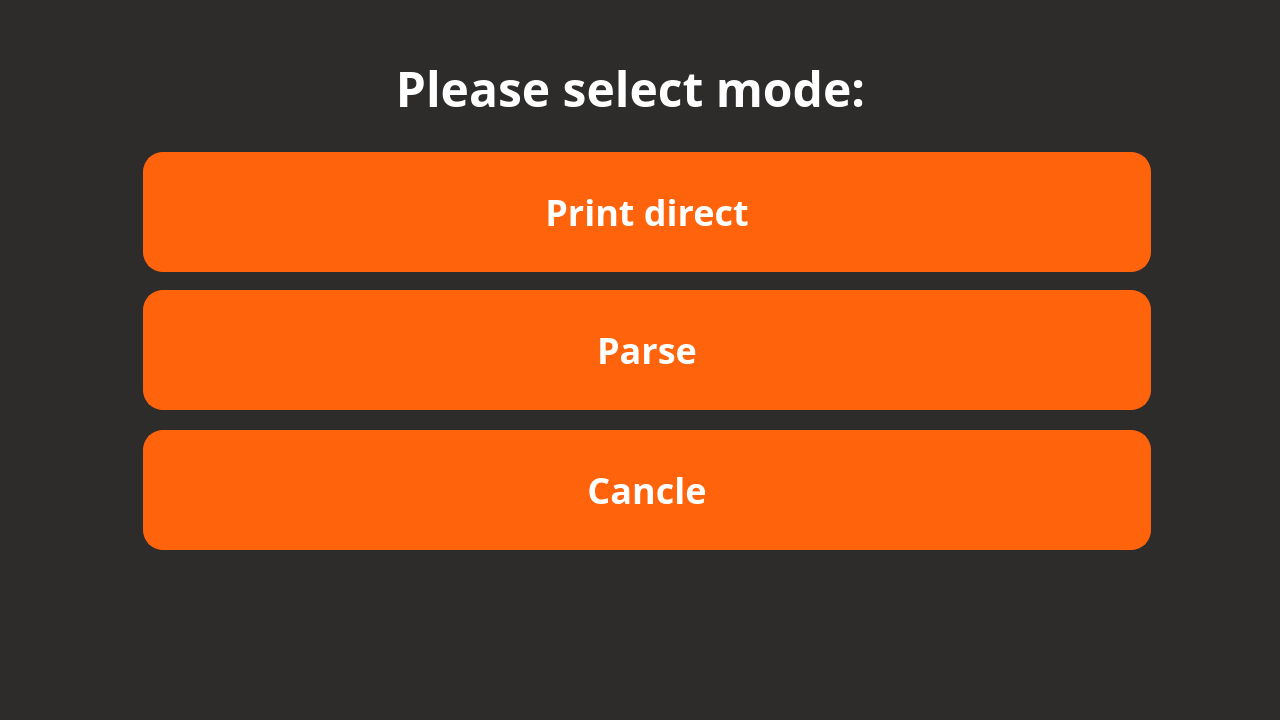
<?xml version="1.0" encoding="UTF-8"?>
<ui version="4.0">
 <class>UnNoknfile</class>
 <widget class="QWidget" name="UnNoknfile">
  <property name="geometry">
   <rect>
    <x>0</x>
    <y>0</y>
    <width>1280</width>
    <height>720</height>
   </rect>
  </property>
  <property name="windowTitle">
   <string>Form</string>
  </property>
  <widget class="QLabel" name="label_2">
   <property name="geometry">
    <rect>
     <x>30</x>
     <y>20</y>
     <width>1201</width>
     <height>136</height>
    </rect>
   </property>
   <property name="styleSheet">
    <string notr="true">font-weight: bold;font-family:Barlow;background-color: rgba(45, 44, 43, 0);

font-family:Barlow;
color: rgb(255, 255, 255);
font-size: 48px;
</string>
   </property>
   <property name="text">
    <string>Please select mode:</string>
   </property>
   <property name="alignment">
    <set>Qt::AlignCenter</set>
   </property>
  </widget>
  <widget class="QLabel" name="label_3">
   <property name="geometry">
    <rect>
     <x>0</x>
     <y>0</y>
     <width>1280</width>
     <height>720</height>
    </rect>
   </property>
   <property name="styleSheet">
    <string notr="true">background-color: rgba(45, 44, 43, 255);</string>
   </property>
   <property name="text">
    <string/>
   </property>
  </widget>
  <widget class="QPushButton" name="pushButton">
   <property name="geometry">
    <rect>
     <x>143</x>
     <y>430</y>
     <width>1008</width>
     <height>120</height>
    </rect>
   </property>
   <property name="styleSheet">
    <string notr="true">font-weight: bold;
font-family:Barlow;
border-radius: 20px;
background-color: rgba(255, 99, 11, 255);
color: rgba(255, 255, 255, 255);
font-size: 36px;
text-align: center;
font-family: Barlow;
border: 2px solid rgba(255, 99, 11, 255);</string>
   </property>
   <property name="text">
    <string>Cancle</string>
   </property>
  </widget>
  <widget class="QPushButton" name="pushButton_2">
   <property name="geometry">
    <rect>
     <x>143</x>
     <y>152</y>
     <width>1008</width>
     <height>120</height>
    </rect>
   </property>
   <property name="styleSheet">
    <string notr="true">font-weight: bold;font-family:Barlow;border-radius: 20px;
background-color: rgba(255, 99, 11, 255);
color: rgba(255, 255, 255, 255);
font-size: 36px;
text-align: center;
font-family: Barlow;
border: 2px solid rgba(255, 99, 11, 255);</string>
   </property>
   <property name="text">
    <string>Print direct</string>
   </property>
  </widget>
  <widget class="QPushButton" name="pushButton_3">
   <property name="geometry">
    <rect>
     <x>143</x>
     <y>290</y>
     <width>1008</width>
     <height>120</height>
    </rect>
   </property>
   <property name="styleSheet">
    <string notr="true">font-weight: bold;font-family:Barlow;border-radius: 20px;
background-color: rgba(255, 99, 11, 255);
color: rgba(255, 255, 255, 255);
font-size: 36px;
text-align: center;
font-family: Barlow;
border: 2px solid rgba(255, 99, 11, 255);</string>
   </property>
   <property name="text">
    <string>Parse</string>
   </property>
  </widget>
  <zorder>label_3</zorder>
  <zorder>label_2</zorder>
  <zorder>pushButton</zorder>
  <zorder>pushButton_2</zorder>
  <zorder>pushButton_3</zorder>
 </widget>
 <resources/>
 <connections/>
</ui>
